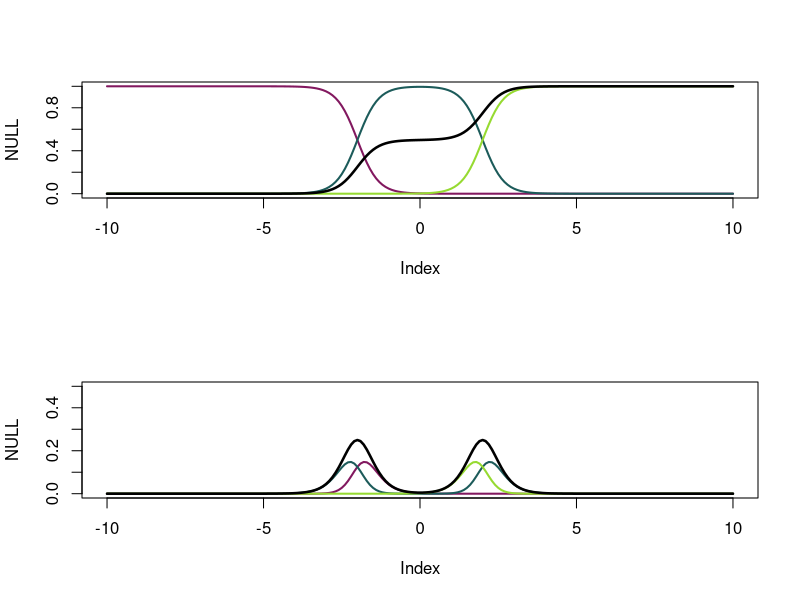

This chart was generated by the following R code: (Note: this script raises an error after producing the figure.)
# Simulating from the Generalized Partial Credit Model
# Polytomous model for ordered responses
rm(list=ls())

# Model Definition
GPCM <- function(alpha_i,betas_ij,th){
  # Returns response probabilities, category and item information, and other relevant
  # quantities per ITEM (detailed by CATEGORY), according to the 
  # Generalized Partial Credit Model.
  
  # 'alpha_i' is a scalar at ITEM level
  # 'beta_ij' is an array at CATEGORY level
  # 'th' is the value in the latent trait at which to evaluate
  # performance of item i and categories ij
  
  # th <- 0
  # alpha_i <- 1
  # betas_ij <- seq(-2,2,length.out=3)
  n_cat <- length(betas_ij)+1 # Number of categories
  j <- 0:(n_cat-1) # Category values j=0,1,...,n_cat-1
  f_ij <- array(dim=n_cat) # Category characteristic curve
  I_ij <- array(dim=n_cat) # Category information
  category_attractions <- 1 # Category "attraction"
  
  for(b in 1:length(betas_ij)){ # b indexes *positions* in array...
    # ...starting in second category, second position, which is j=1, etc.
    pos <- b+1
    category_attractions[pos] <- exp(alpha_i*(b*th-sum(betas_ij[1:b])))
  }
  
  f_ij <- category_attractions/sum(category_attractions)
  E_Y_th <- sum(j*f_ij) # Expected category
  I_ij <- (j-E_Y_th)^2*f_ij
  I_i <- sum(I_ij) # Item information
  
  return(list(j=j,f_ij=f_ij,I_ij=I_ij,
              attr=category_attractions,
              E_Y=E_Y_th,I_i=I_i))
}

GPCM(alpha_i = 2,betas_ij = seq(-2,2,length.out=3),th = 0)



# Towards some plotting functions...

theta <- seq(-10,10,.1)
# At item level...
betas <- seq(-2,2,length.out=2)
alpha <- 3

n_cat <- length(betas)+1
# theta <- 1
cat_attr <- array(dim=c(n_cat,length(theta)))
f_ij <- array(dim=dim(cat_attr))
I_ij <- array(dim=dim(cat_attr))
E_Y <- array(dim=length(theta))
I_i <- array(dim=length(theta))
for(t in 1:length(theta)){
  gpcm <- GPCM(alpha_i = alpha,betas_ij = betas,th=theta[t])
  # cat_attr[,t] <- gpcm$
  f_ij[,t] <- gpcm$f_ij
  I_ij[,t] <-gpcm$I_ij
  E_Y[t] <- gpcm$E_Y
  I_i[t] <- gpcm$I_i
}


cat_cols <- c('#82185f','#1c5b5a','#96da31','#239eb3',
              '#097b35','#ec4b24','#781486','#3f436d')
layout(1:2)
plot(NULL,xlim=c(-10,10),ylim=c(0,1))
for(cc in 1:n_cat){
  lines(theta,f_ij[cc,],col=cat_cols[cc],lwd=2)
}
lines(theta,E_Y/length(betas),lwd=2.5)
plot(NULL,xlim=c(-10,10),ylim=c(0,0.5))
for(cc in 1:(length(betas)+1)){
  lines(theta,I_ij[cc,],col=cat_cols[cc],lwd=2)
}
lines(theta,I_i,lwd=2.5)






# Simulation(s)

# Totals
n_items <- 20
n_categories <- 3
n_persons <- 100

# Person parameters
set.seed(123)
true_theta <- rnorm(n=n_persons)

# Item parameters
true_alpha <- rep(3,n_items)
true_beta <- array(dim=c(n_items,n_categories-1))
# base <- c(-1.5,-.5,.5,1.5) # Different ways to simulate betas
base <- c(-1,1) # Different ways to simulate betas
for(b in 1:n_items){
  true_beta[b,] <- base+rnorm(length(base),sd=0.5)
  # true_beta[b,] <- sort(rnorm(n=n_categories-1))
}

# Category parameters
j <- 0:(n_categories-1)

# Responses simulation
responses <- array(dim=c(n_persons,n_items))
for(p in 1:n_persons){
  for(i in 1:n_items){
    gpcm <- GPCM(alpha_i = true_alpha[i],
               betas_ij = true_beta[i,],
               th = true_theta[p])
    responses[p,i] <- sample(j,size=1,prob = gpcm$f_ij)
  }
}

simulation <- list(responses=responses,
                   true_theta=true_theta,
                   true_alpha=true_alpha,
                   true_beta=true_beta,
                   j=j,n_persons=n_persons,
                   n_items=n_items,n_categories=n_categories,
                   model_description='GPCM') # Still not sure how to pass the whole model here
setwd('~/Learning/Psychometrics/IRT simulation and recovery/')
save(simulation,file='simul_GPCM.RData')





# Towards more plotting functions...

# Plotting observed responses
y <- simulation$responses
j <- simulation$j
n_categories <- length(j)
# y <- responses
# n_categories <- 3
# j <- 0:(n_categories-1)
n_persons <- nrow(y)
n_items <- ncol(y)
cat_colors <-  c('#edf8fb','#b3cde3','#8c96c6','#8856a7','#810f7c')[c(1,3,5)]
ord_pers <- order(apply(y,FUN=sum,MARGIN=1))
ord_items <- order(apply(y,FUN=sum,MARGIN=2))
y_ord <- y[ord_pers,ord_items]
plot(NULL,xlim=c(1,n_items),ylim=c(1,n_persons))
for(p in 1:n_persons){
  for(i in 1:n_items){
    col <- which(j==y_ord[p,i])
    polygon(x=c(i+0.5,i-0.5,i-0.5,i+0.5),
            y=rep(c(p-0.5,p+0.5),each=2),
            col=cat_colors[col])
  }
}



# Plotting true unobservables
try(dev.off())
# x11()
plot(NULL,xlim=c(-3.5,3.5),ylim=c(0,n_items+1))
for(b in 1:n_items){
  points(true_beta[b,],rep(b,n_categories-1))
}
points(true_theta,rep(n_items+1,n_persons),col='red')







